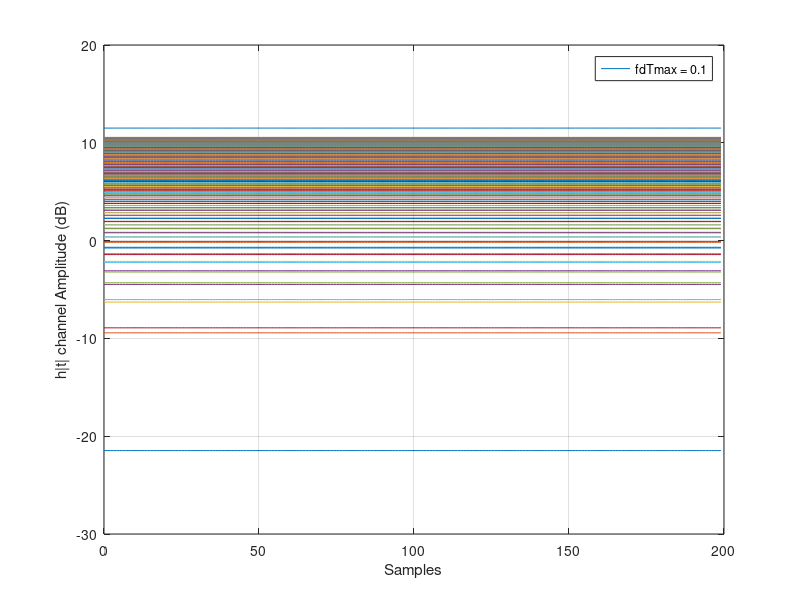

Here is the MATLAB script that generated this plot: (Note: this script raises an error after producing the figure.)
N = 34 ; %M  = (N-2)/4;
M = 8 ; % Oscillators
fD_max = 50 ; % 50hz calculated from previously
fD_maxTs = 0.0017 ; % fd_max * Ts = 0.0017 
k = 200; % sampling numbers
term = 2 * pi * fD_maxTs; 

eBn_real = zeros(k,1);
eBn_img = zeros(k,1);
t = 0:(k-1); % here t is written as k * Ts for sampling

for n = 1:M
thetan = 2 * pi * n/2;
Bn = n * pi /(M+1);  %M+1 ;  M boundary point

Bn_real = 2*cos(Bn);
Bn_imag = 2*sin(Bn);

alphan = term*cos(thetan);

eBn_real = eBn_real + Bn_real.* cos(alphan*t);
eBn_img = eBn_img + Bn_imag.* cos(alphan*t) ;
end

ht = eBn_real + 1i.*eBn_img ; 

% Normalization 

for kn = 1 : k
hn = ht(kn)*ht(kn); % calculation of average power
end
hn = hn / k;
for kn =1 : k
ht(kn) = ht(kn) / sqrt(hn); %normalizing each term
end

% figure;

ht_db = 10*log10(abs(ht)) ; % for db

plot(t,ht_db);
grid on;
ylabel('h|t| channel Amplitude (dB)');
xlabel('Samples');
legend('fdTmax = 0.1')

N=1000000;

%Random uniform variables 
U=rand(N,1);

%Rayleight random variable using an inverse transform sampling
sigma=1;
x1=sigma*sqrt(-2*log(1-U));

histogram(x1,'Normalization','pdf');



% Theoretical equation
x=linspace(0,1,50);
pdf=2*x.*exp((-x.^2));
% Plot
hold on
plot(x,pdf)
legend('Stochastic','Theoretical')